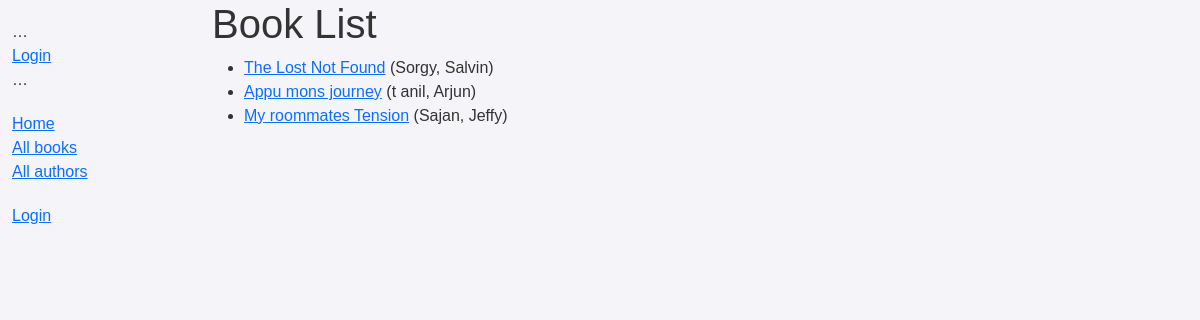
/catalog/books/, run on the app's committed database.
### catalog/models.py (models this page shows, shortened)
class Book(models.Model):
    title = models.CharField(max_length=200)
    author = models.ForeignKey('Author', on_delete=models.RESTRICT, null=True)
    summary = models.TextField(
        max_length=1000, help_text="Enter a brief description of the book")
    isbn = models.CharField('ISBN', max_length=13,
                            unique=True,
                            help_text='13 Character <a href="https://www.isbn-international.org/content/what-isbn'
                                      '">ISBN number</a>')
    genre = models.ManyToManyField(
        Genre, help_text="Select a genre for this book")
    def get_absolute_url(self):
        return reverse('book-detail', args=[str(self.id)])

class Author(models.Model):
    first_name = models.CharField(max_length=100)
    last_name = models.CharField(max_length=100)
    date_of_birth = models.DateField(null=True, blank=True)
    date_of_death = models.DateField('Died', null=True, blank=True)
    class Meta:
        ordering = ['last_name', 'first_name']
    def __str__(self):
        return f'{self.last_name}, {self.first_name}'

### catalog/views.py (the view)
# urls.py: path('books/', views.BookListView.as_view(), name='books'),
class BookListView(generic.ListView):
    model = Book

### catalog/templates/catalog/book_list.html
{% extends "base_generic.html" %} {% load static %} {% block content %}
<h1>Book List</h1>
{% if book_list %}
<ul>
  {% for book in book_list %}
  <li>
    <a href="{{ book.get_absolute_url }}">{{ book.title }}</a>
    ({{book.author}})
  </li>
  {% endfor %}
</ul>
{% else %}
<p>There are no books in the library.</p>
{% endif %} {% endblock %}

### catalog/templates/base_generic.html (shortened to what this page needs)
<!DOCTYPE html>
<html lang="en">
  <head>
    <link
      href="https://cdn.jsdelivr.net/npm/bootstrap@5.3.3/dist/css/bootstrap.min.css"
      rel="stylesheet"
    />
    {% load static %}
    <link rel="stylesheet" href="{% static 'css/styles.css' %}" />
    {% load static %}
    <link rel="stylesheet" href="{% static 'css/styles.css' %}" />
  </head>
  <body>
    <div class="container-fluid">
      <div class="row">
        <div class="col-sm-2">
          {% block sidebar %}
          <ul class="sidebar-nav">
            … {% if user.is_authenticated %}
            <li>User: {{ user.get_username }}</li>
            <li>
              <form id="logout-form" method="post" action="{% url 'logout' %}">
                {% csrf_token %}
                <button type="submit" class="btn btn-link">Logout</button>
              </form>
            </li>
            {% else %}
            <li>
              <a href="{% url 'login' %}?next={{ request.path }}">Login</a>
            </li>
            {% endif %} …
          </ul>
          <ul class="sidebar-nav">
            <li><a href="{% url 'index' %}">Home</a></li>
            <li><a href="{% url 'books' %}">All books</a></li>
            <li><a href="{% url 'authors' %}">All authors</a></li>
            <ul class="sidebar-nav">
              {% if user.is_authenticated %}
              <li>User: {{ user.get_username }}</li>
              <li><a href="{% url 'my-borrowed' %}">My Borrowed</a></li>
              <li>
                <form
                  id="logout-form"
                  method="post"
                  action="{% url 'admin:logout' %}"
                >
                  {% csrf_token %}
                  <button type="submit" class="btn btn-link">Logout</button>
                </form>
              </li>
              {% else %}
              <li>
                <a href="{% url 'login' %}?next={{ request.path }}">Login</a>
              </li>
              {% endif %}
            </ul>
          </ul>
          {% endblock %}
        </div>
        <div class="col-sm-10">{% block content %}{% endblock %}</div>
      </div>
    </div>
  </body>
</html>

### catalog/static/styles.css (style rules this page uses)
.sidebar-nav { margin-top: 20px; padding: 0; list-style: none; }
body { font-family: Arial, sans-serif; background-color: #f4f4f9; color: #333; margin: 0; padding: 0; }

### data on the page
Book: title "The Lost Not Found", author "Sorgy, Salvin"
Book: title "Appu mons journey", author "t anil, Arjun"
Book: title "My roommates Tension", author "Sajan, Jeffy"
